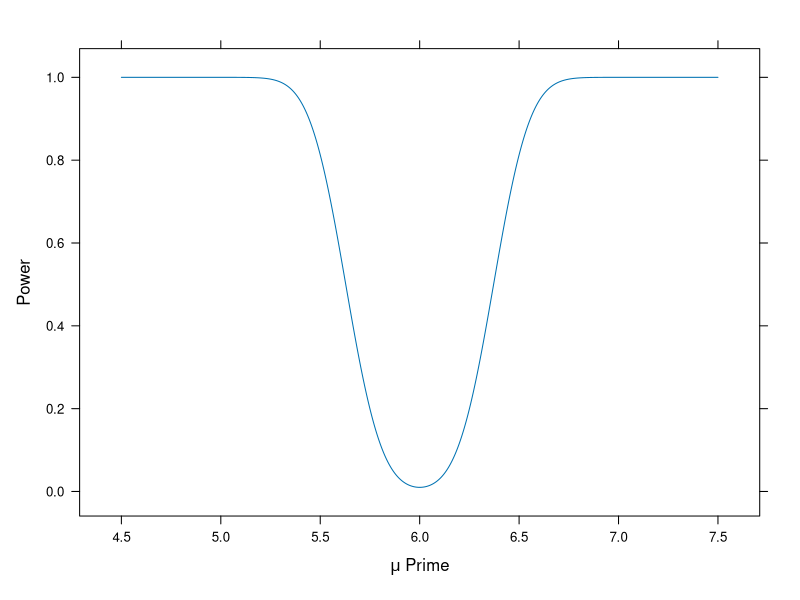
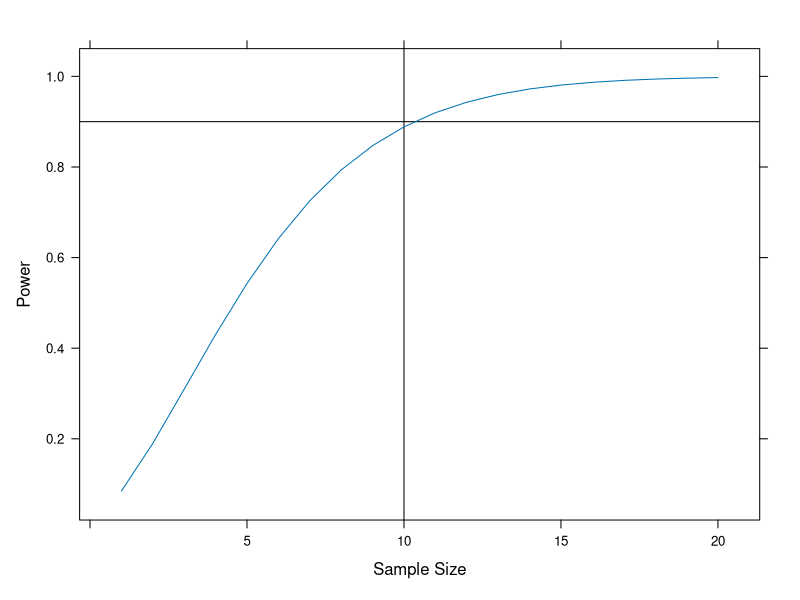

Write R code to recreate these figures, in order.
## ---- setup
library(lattice)
library(xtable)
## ---- A
conf_data <- matrix(rnorm(40*30,10,2), ncol=30)
conf_res <- apply(conf_data,2,function(x) t.test(x,conf.level=0.95, mu=10))
conf_intervals <- matrix(unlist(lapply(conf_res,function(y)c(y[[4]][1],y[[4]][2],y[[4]][1]<10 & y[[4]][2]>10))), ncol=3, byrow=TRUE)
mean_in_range <- sum(apply(conf_intervals, 1, function(x)x[1]<10 & x[2]>10))
## ---- A_table
print(xtable(conf_intervals), include.colnames=FALSE)
## ---- B
power_curve <- function(n,a,mu0,std,int_range=mu0*0.01*2){
  std_n <- std/sqrt(n)
  z <- qnorm(1-a/2)
  mu_p <- seq(mu0-int_range/2, mu0+int_range/2, mu0*0.0001)
  x1 <- mu0 - z*std_n
  x2 <- mu0 + z*std_n
  p_x1 <- pnorm(x1, mu_p, std_n)
  p_x2 <- pnorm(x2, mu_p, std_n, lower.tail=FALSE)
  matrix(c(mu_p,(p_x1 + p_x2)), ncol=2)
}
specific_power <- function(n,a,mu0,std,mu_a){
  std_n <- std/sqrt(n)
  z <- qnorm(1-a/2)
  mu_p <- mu_a
  x1 <- mu0 - z*std_n
  x2 <- mu0 + z*std_n
  p_x1 <- pnorm(x1, mu_p, std_n)
  p_x2 <- pnorm(x2, mu_p, std_n, lower.tail=FALSE)
  return(p_x1 + p_x2)
}
## ---- B_1
b1a <- specific_power(3,0.01,6,0.25,6.5)
b1b <- specific_power(3,0.05,6,0.25,6.5)
b1c <- specific_power(3,0.01,6,0.25,6.75)
b1d <- specific_power(5,0.01,6,0.25,6.5)
## ---- B_2
power_vals <- power_curve(3,0.01,6,0.25,3)
xyplot(power_vals[,2]~power_vals[,1], xlab=expression(paste(mu," Prime")), ylab="Power", size=1, type="l")
## ---- B_3
powers <- sapply(1:20,function(x)specific_power(x,0.01,6,0.25,6.3))
desired_power <- 0.9
cond_arr <- sapply(powers,function(x)x>desired_power)
#cond_arr starts with false, so the first true is located at size-sum
calc_n_size <- length(cond_arr)-sum(cond_arr)
## ---- B_3_graph
xyplot(powers ~ 1:20,
       panel = function(x, y){
         panel.abline(h = desired_power)
         panel.abline(v = calc_n_size)
         panel.xyplot(x, y, type="l")
       }, xlab="Sample Size", ylab="Power")
